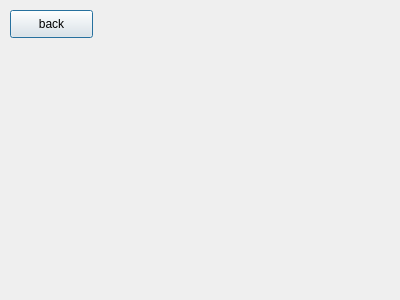
<?xml version="1.0" encoding="UTF-8"?>
<ui version="4.0">
 <class>SnakeGame</class>
 <widget class="QDialog" name="SnakeGame">
  <property name="geometry">
   <rect>
    <x>0</x>
    <y>0</y>
    <width>400</width>
    <height>300</height>
   </rect>
  </property>
  <property name="windowTitle">
   <string>Dialog</string>
  </property>
  <widget class="QPushButton" name="back_b">
   <property name="geometry">
    <rect>
     <x>10</x>
     <y>10</y>
     <width>83</width>
     <height>28</height>
    </rect>
   </property>
   <property name="text">
    <string>back</string>
   </property>
  </widget>
 </widget>
 <resources/>
 <connections/>
</ui>
